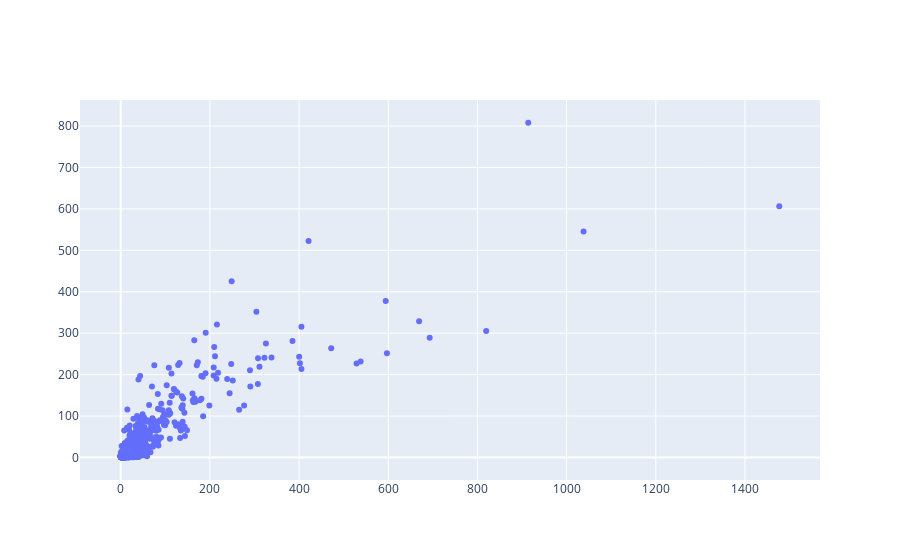

Notebook code for this chart:
### Code cell
import plotly.graph_objects as go
import pandas as pd

data_path = r"E:\03_Codes\02_codable_2021\backend\Model_eval\streamflow_andong.csv"
data =  pd.read_csv(data_path)
data['Date'] = pd.to_datetime(data['Date'])   #Read date
date = data['Date']
obs = data['obs']
sim = data['sim']

fig = go.Figure(data=go.Scatter(x=obs,
                                y=sim,
                                mode='markers',
#                                 marker_color=data['Population'],
                                text=date)) # hover text goes here
fig.show()

### Figure 1 — Plotly figure (JSON) as saved in the notebook; plotly's stock layout.template omitted (floating-point values rounded to 4 significant figures; data arrays with more than 128 entries replaced by an {"elided": "..."} marker saying what was removed)
{"data": [{"mode": "markers", "text": {"elided": "1825 str values"}, "type": "scatter", "x": {"elided": "1825 float values"}, "y": {"elided": "1825 float values"}}], "layout": {}}
